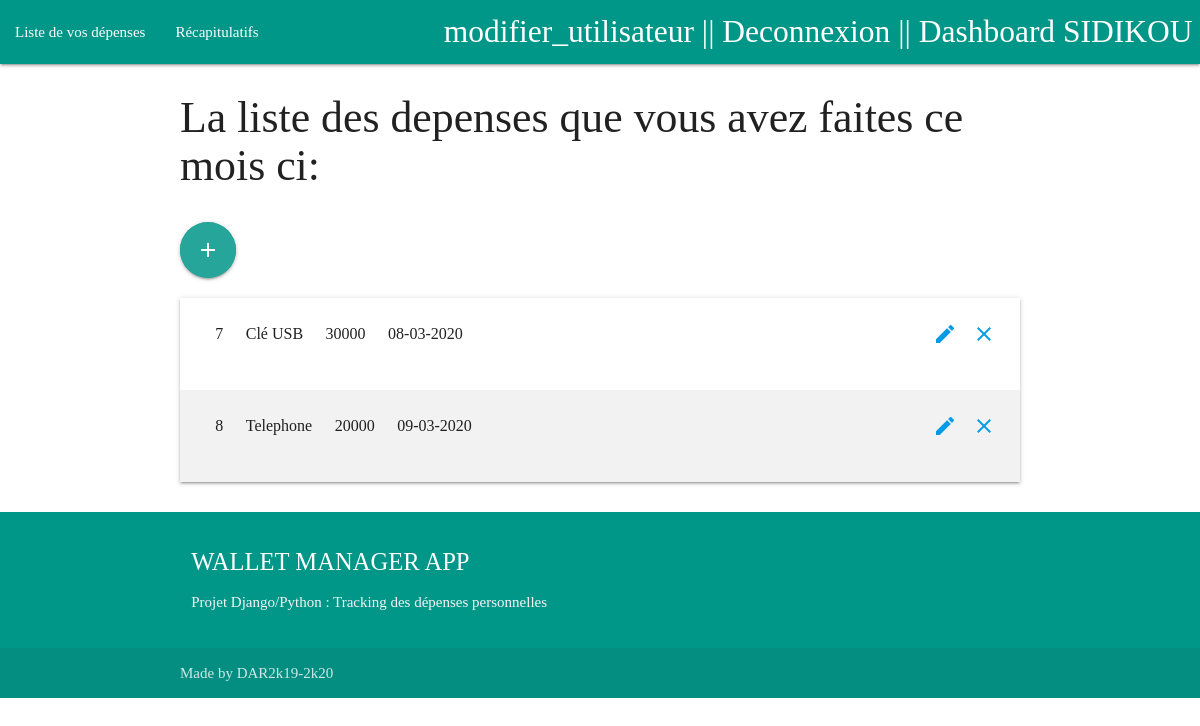
/liste_depense (signed in), run on the app's committed database.
### budgetapp/models.py (models this page shows)
class Utilisateur(models.Model):
    nom = models.CharField(max_length=50)
    prenom = models.CharField(max_length=50)
    login = models.CharField(max_length=60)
    pwd = models.CharField(max_length=60)

class Depense(models.Model):
    titre = models.CharField(max_length=100)
    montant = models.IntegerField()
    date_depense = models.DateTimeField(auto_now_add=True)
    user = models.ForeignKey(Utilisateur,on_delete=models.CASCADE,null=True,blank=True)

### budgetapp/views.py (the view)
# urls.py: path('liste_depense', views.liste_depense, name='liste_depense'),
def liste_depense(request):
    if not ('pk' in request.session):
        return redirect('budgetapp:login')
    else:
        utilisateur = Utilisateur.objects.get(pk=request.session['pk'])
        now_date = datetime.now()
        now_month = now_date.month
        listes_depenses = Depense.objects.filter(user=utilisateur, date_depense__month=now_month)
    return render(request, 'budgetapp/dashboard/liste_depense.html', {'listes_depenses': listes_depenses, 'utilisateur': utilisateur, 'now_date':now_date})

### budgetapp/templates/budgetapp/dashboard/liste_depense.html (shortened to what this page needs)
{% extends 'budgetapp/dashboard/base.html'%}
{% block title %}Dashboard  {{ utilisateur.nom }}{% endblock %}
{% block content %}
    {% if listes_depenses %}
        <h3> La liste des depenses que vous avez faites ce mois ci:</h3>
        <section class="section section-expenses">
            <div class="row">
                    <a href="{% url 'budgetapp:ajouter_depense' %}" class="btn-floating waves-effect waves-light btn-large pulse">
                        <i class="large material-icons">add</i>
                    </a>
            </div>
        <ul class="z-depth-1">
            {% for liste_depense in listes_depenses %}
                <li>
                    <div class="card-panel z-depth-0 expense">
                        <div class="row">
                            <div class="col 16">
                                <span class="title">{{ liste_depense.pk }}</span>
                            </div>
                            <div class="col 16">
                                <span class="title">{{ liste_depense.titre }}</span>
                            </div>
                            <div class="col 13">
                                <span class="title">{{ liste_depense.montant }}</span>
                            </div>
                            <div class="col 11">
                                <span class="title">{{ liste_depense.date_depense| date:"d-m-Y" }}</span>
                            </div>
                            <a href="{% url 'budgetapp:supprimer_depense' liste_depense.pk %}">
                                <i class="material-icons red-teal-text right">close</i>
                            </a>
                            <a href="{% url 'budgetapp:modifier_depense' liste_depense.pk %}">
                                <i class="material-icons red-teal-text right">mode_edit</i>
                            </a>
                        </div>
                    </div>
                </li>
                {% endfor %}
    {% endif %}
        </section>
    </div>
{% endblock %}

### budgetapp/static/css/style.css (style rules this page uses)
html { font-family: 'Montserrat'; background-color: #ffffff; }
.section-expenses .expense { font-size: 16px; border-radius: 0; margin: 0; }
.section-expenses li:nth-child(even) .expense { background-color: #f2f2f2; }

### data on the page
Utilisateur: nom "SIDIKOU"
Depense: pk "7", titre "Clé USB", montant "30000", date_depense "08-03-2020"
Depense: pk "8", titre "Telephone", montant "20000", date_depense "09-03-2020"
